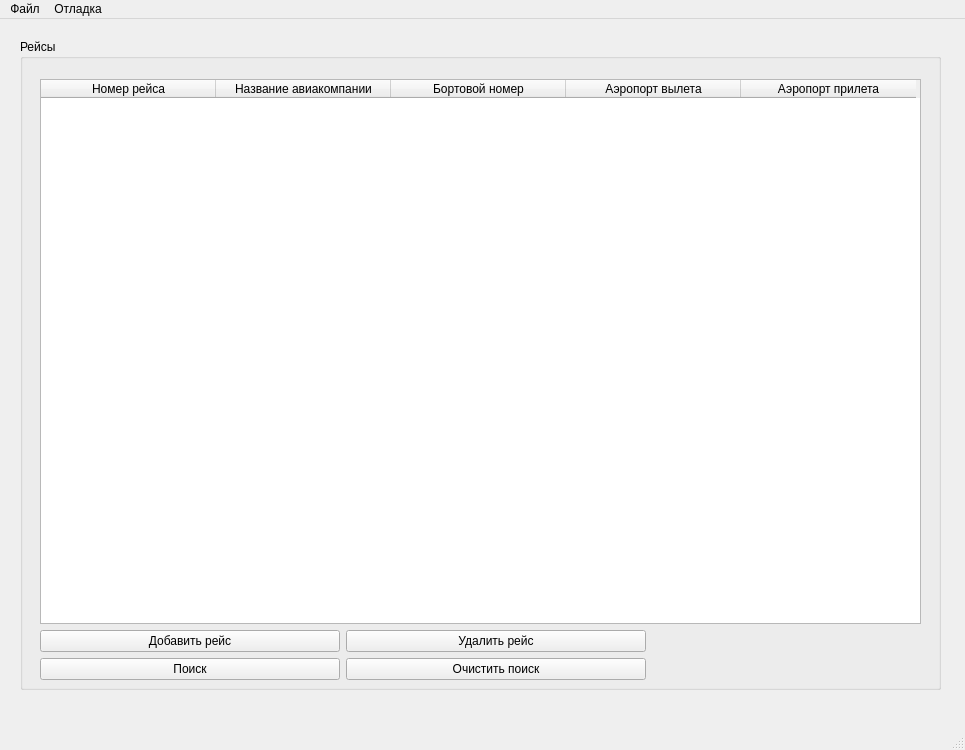
<?xml version="1.0" encoding="UTF-8"?>
<ui version="4.0">
 <class>MainWindow</class>
 <widget class="QMainWindow" name="MainWindow">
  <property name="geometry">
   <rect>
    <x>0</x>
    <y>0</y>
    <width>965</width>
    <height>750</height>
   </rect>
  </property>
  <property name="minimumSize">
   <size>
    <width>965</width>
    <height>750</height>
   </size>
  </property>
  <property name="windowTitle">
   <string>Аэропорт</string>
  </property>
  <widget class="QWidget" name="centralwidget">
   <widget class="QGroupBox" name="GroupOfFlight">
    <property name="geometry">
     <rect>
      <x>20</x>
      <y>20</y>
      <width>921</width>
      <height>651</height>
     </rect>
    </property>
    <property name="title">
     <string>Рейсы</string>
    </property>
    <widget class="QWidget" name="layoutWidget">
     <property name="geometry">
      <rect>
       <x>20</x>
       <y>40</y>
       <width>881</width>
       <height>601</height>
      </rect>
     </property>
     <layout class="QVBoxLayout" name="verticalLayout">
      <item>
       <widget class="QTableWidget" name="flights">
        <property name="maximumSize">
         <size>
          <width>1000</width>
          <height>16777215</height>
         </size>
        </property>
        <property name="editTriggers">
         <set>QAbstractItemView::NoEditTriggers</set>
        </property>
        <property name="dragEnabled">
         <bool>false</bool>
        </property>
        <property name="selectionMode">
         <enum>QAbstractItemView::SingleSelection</enum>
        </property>
        <property name="selectionBehavior">
         <enum>QAbstractItemView::SelectRows</enum>
        </property>
        <property name="showGrid">
         <bool>true</bool>
        </property>
        <property name="sortingEnabled">
         <bool>true</bool>
        </property>
        <property name="rowCount">
         <number>0</number>
        </property>
        <property name="columnCount">
         <number>5</number>
        </property>
        <attribute name="horizontalHeaderCascadingSectionResizes">
         <bool>false</bool>
        </attribute>
        <attribute name="horizontalHeaderMinimumSectionSize">
         <number>100</number>
        </attribute>
        <attribute name="horizontalHeaderDefaultSectionSize">
         <number>175</number>
        </attribute>
        <attribute name="horizontalHeaderShowSortIndicator" stdset="0">
         <bool>true</bool>
        </attribute>
        <attribute name="verticalHeaderVisible">
         <bool>true</bool>
        </attribute>
        <column>
         <property name="text">
          <string>Номер рейса</string>
         </property>
        </column>
        <column>
         <property name="text">
          <string>Название авиакомпании</string>
         </property>
        </column>
        <column>
         <property name="text">
          <string>Бортовой номер</string>
         </property>
        </column>
        <column>
         <property name="text">
          <string>Аэропорт вылета</string>
         </property>
        </column>
        <column>
         <property name="text">
          <string>Аэропорт прилета</string>
         </property>
        </column>
       </widget>
      </item>
      <item>
       <layout class="QFormLayout" name="formLayout">
        <property name="sizeConstraint">
         <enum>QLayout::SetFixedSize</enum>
        </property>
        <item row="0" column="0">
         <widget class="QPushButton" name="addFlight">
          <property name="minimumSize">
           <size>
            <width>300</width>
            <height>0</height>
           </size>
          </property>
          <property name="maximumSize">
           <size>
            <width>500</width>
            <height>16777215</height>
           </size>
          </property>
          <property name="text">
           <string>Добавить рейс</string>
          </property>
         </widget>
        </item>
        <item row="0" column="1">
         <widget class="QPushButton" name="removeFlight">
          <property name="maximumSize">
           <size>
            <width>300</width>
            <height>16777215</height>
           </size>
          </property>
          <property name="text">
           <string>Удалить рейс</string>
          </property>
         </widget>
        </item>
        <item row="1" column="0">
         <widget class="QPushButton" name="search">
          <property name="minimumSize">
           <size>
            <width>300</width>
            <height>0</height>
           </size>
          </property>
          <property name="text">
           <string>Поиск</string>
          </property>
         </widget>
        </item>
        <item row="1" column="1">
         <widget class="QPushButton" name="cleanSearch">
          <property name="enabled">
           <bool>true</bool>
          </property>
          <property name="maximumSize">
           <size>
            <width>300</width>
            <height>16777215</height>
           </size>
          </property>
          <property name="text">
           <string>Очистить поиск</string>
          </property>
         </widget>
        </item>
       </layout>
      </item>
     </layout>
    </widget>
   </widget>
  </widget>
  <widget class="QMenuBar" name="menubar">
   <property name="geometry">
    <rect>
     <x>0</x>
     <y>0</y>
     <width>965</width>
     <height>21</height>
    </rect>
   </property>
   <widget class="QMenu" name="file">
    <property name="title">
     <string>Файл</string>
    </property>
    <addaction name="open"/>
    <addaction name="save"/>
    <addaction name="create"/>
   </widget>
   <widget class="QMenu" name="debug">
    <property name="title">
     <string>Отладка</string>
    </property>
    <addaction name="showTree"/>
    <addaction name="showHashFunction"/>
   </widget>
   <addaction name="file"/>
   <addaction name="debug"/>
  </widget>
  <widget class="QStatusBar" name="statusBar">
   <property name="enabled">
    <bool>true</bool>
   </property>
  </widget>
  <action name="showTree">
   <property name="text">
    <string>Показать деерво</string>
   </property>
  </action>
  <action name="showHashFunction">
   <property name="text">
    <string>Показать Хэш-функцию</string>
   </property>
  </action>
  <action name="open">
   <property name="text">
    <string>Открыть...</string>
   </property>
  </action>
  <action name="save">
   <property name="text">
    <string>Сохранить</string>
   </property>
  </action>
  <action name="create">
   <property name="text">
    <string>Создать</string>
   </property>
  </action>
 </widget>
 <resources/>
 <connections/>
</ui>
